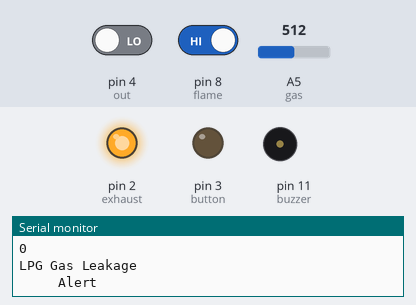
The sketch below on a simulated Arduino Uno, built with avr-gcc and run on an emulated ATmega328P. Parts: output pins drawn as LEDs (lit = HIGH), buzzer (waves = sounding), the last lines printed to the serial monitor. Inputs (shaded band) come from the test bench; at power-on: pin 4 (out) LOW, pin 8 (flame) HIGH, A5 (gas) = 512. The local clock reads 2024-03-15 10:24:30 at power-on unless the sketch sets it; the modem accepts every AT command (registered, SIM ready, sends succeed) and sends nothing else.

Above: at 3.2 s.
3.3 s: pin 4 (out) driven HIGH
12.9 s: pin 8 (flame) driven LOW
22.8 s: A5 (gas) set to 90
32.1 s: pin 8 (flame) driven HIGH
At 40.3 s:
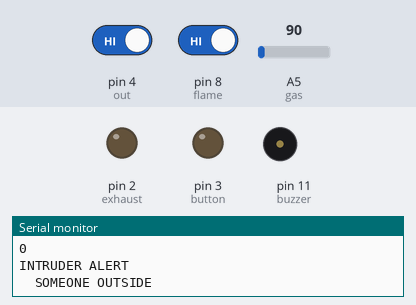
40.6 s: A5 (gas) set to 108
At 49.86 s:
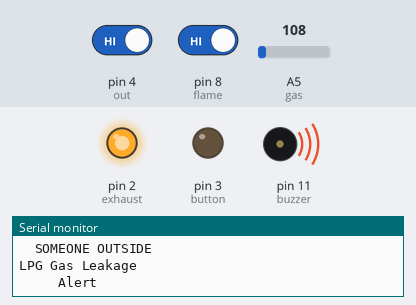
Timing chart, 0 to 51.6 s (numbered marks = the images above; inputs shaded):
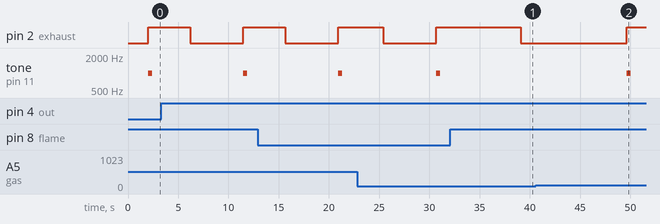

The sketch:

final.ino
```cpp
#include <virtuabotixRTC.h>
#include <SoftwareSerial.h>

SoftwareSerial mySerial(9,10);

virtuabotixRTC myRTC(5, 6, 7);
int exhaust = 2;
int button = 3;
int buzzer = 11;
int gas = A5;
int flame = 8;
int in = 12;
int out = 4;
int sensorThres = 100;
int lastbuttonstate=LOW;
int buttonstate=LOW;


void setup() {
  myRTC.setDS1302Time(00, 59, 23, 6, 10, 1, 2019);
  pinMode(exhaust, OUTPUT);
  pinMode(buzzer, OUTPUT);
  pinMode(gas, INPUT);
  pinMode(flame, INPUT);
  pinMode(button,OUTPUT);
  mySerial.begin(9600);   // Setting the baud rate of GSM Module
  Serial.begin(9600);    // Setting the baud rate of Serial Monitor (Arduino)
  delay(2000);
  Serial.println("*SENSORS PROJECT*");
}

void loop() {
  myRTC.updateTime();
  int gasSensor = analogRead(gas);
  int flameSensor = digitalRead(flame);
  int buttonreading=digitalRead(button);

  Serial.print("Gas sensor: ");
  Serial.println(gasSensor);
  Serial.print("Flamesensor: ");
  Serial.println(flameSensor);

  //door lock state
  if(buttonreading==HIGH && lastbuttonstate==LOW)
  {
    //door is closed
    buttonstate = !(buttonstate);
  }
  lastbuttonstate=buttonreading;
  Serial.println(buttonstate);
//-------------------------------------------------------------------------------------
  //intruder and burglary alert
  if(buttonstate == 1 || myRTC.hours>=22 || myRTC.hours<6)
  {
    if(digitalRead(out)==1)
   {
     Serial.println("INTRUDER ALERT");
     Serial.println("  SOMEONE OUTSIDE  ");
     char *message="INTRUDER ALERT...!!";
     SendMessage(message);
     delay(1000);
    }
  }

  if(buttonstate == 1)
  {
    if(digitalRead(in)==1)
    {
      Serial.println("BURGLARY ALERT");
      Serial.println("BE CAREFUL");
      char *message="BURGLARY ALERT--- INFORM POLICE IF IT WASNT YOU";
      SendMessage(message);
      delay(1000);
    }
   }

   //--------------------------------------------------------------------------
  // Checks if it has reached the threshold value
  if (gasSensor > sensorThres && flameSensor == 0)
  {
    digitalWrite(exhaust, HIGH);
    tone(buzzer, 1000, 100);
    delay(100);
    tone(buzzer, 1000, 100);
    delay(100);
    tone(buzzer, 1000, 100);
    delay(100);
    tone(buzzer, 1000, 100);
    Serial.println("RED ALERT");
    Serial.println("  GET OUTSIDE  ");
    char *message="RED ALERT **GET OUTSIDE**";
    SendMessage(message);
    delay(1000);
  }
  if(gasSensor > sensorThres && flameSensor!=0)
  {
    digitalWrite(exhaust, HIGH);
    tone(buzzer, 1000, 400);

    Serial.println("LPG Gas Leakage");
    Serial.println("     Alert     ");
    char *message="**ALERT....ALERT**\nGAS LEAKAGE";
    SendMessage(message);
    delay(1000);
  }
  if(flameSensor == 0 && gasSensor<sensorThres)
  {
    digitalWrite(exhaust, HIGH);
    tone(buzzer, 1000, 400);
    Serial.println("Fire detected");
    Serial.println("     Alert     ");
    char *message="FIRE DETECTED\n\n***ALERT***";
    SendMessage(message);

    delay(1000);
  }
  else
  {
    digitalWrite(exhaust, LOW);
    noTone(buzzer);
    Serial.println("  No problems  ");
    Serial.println("   Safe   ");
    delay(1000);
  }
  delay(100);
}


 void SendMessage(char *k)
{
  mySerial.println("AT+CMGF=1");    //Sets the GSM Module in Text Mode
  delay(1000);  // Delay of 1000 milli seconds or 1 second
  mySerial.println("AT+CMGS=\"+919442295475\"\r"); // Replace x with mobile number
  delay(1000);
  mySerial.println(k);// The SMS text you want to send
  delay(100);
   mySerial.println((char)26);// ASCII code of CTRL+Z
  delay(1000);
}
```

Measured:
- the behaviour switches between 100 and 101 on A5 (gas) (found by bisection; images 1 and 2)
- after the input at 32.1 s, pin 2 (exhaust): HIGH → LOW after 7.0 s; tone on pin 11 (buzzer): stays silent (without the input it goes to 1000 Hz after 7.0 s)
- after the input at 40.6 s, pin 2 (exhaust): LOW → HIGH after 9.1 s; tone on pin 11 (buzzer): silent → 1000 Hz after 9.1 s, → silent 0.40 s later
